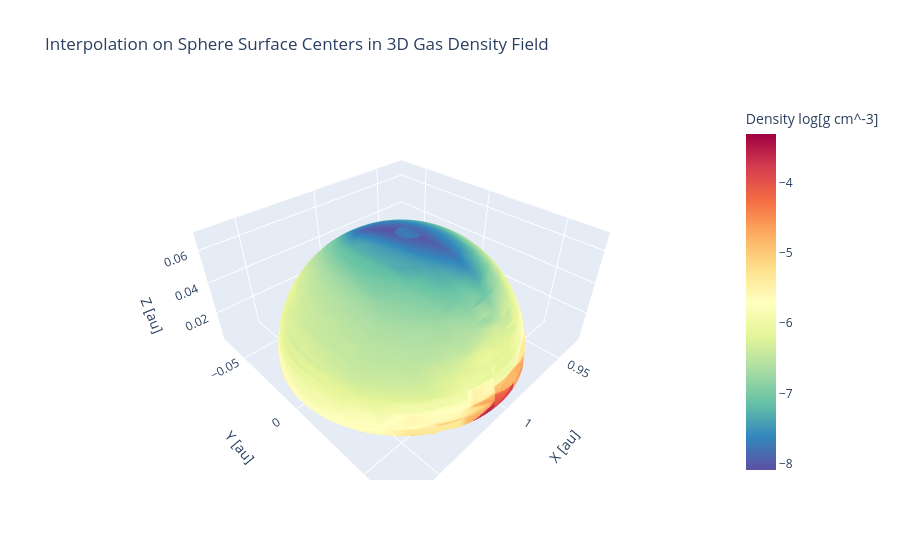

Source (notebook cell):
### Markdown cell above
Lets see the 3D Density field over the surface:

### Code cell
import plotly.graph_objects as go

fig = go.Figure(data=go.Scatter3d(
    x=xcs.flatten(),
    y=ycs.flatten(),
    z=zcs.flatten(),
    mode='markers',
    marker=dict(
        size=2,
        color=np.log(rho.flatten()),  # Color según la densidad interpolada
        colorscale='Spectral_r',
        opacity=1,
        colorbar=dict(title='Density log[g cm^-3]'),
    )
))

fig.update_layout(
    scene=dict(
        xaxis_title='X [au]',
        yaxis_title='Y [au]',
        zaxis_title='Z [au]',
        aspectmode='data'
    ),
    title='Interpolation on Sphere Surface Centers in 3D Gas Density Field',
)

fig.show()

### Figure 1 — Plotly figure (JSON) as saved in the notebook; plotly's stock layout.template omitted (floating-point values rounded to 4 significant figures; data arrays with more than 128 entries replaced by an {"elided": "..."} marker saying what was removed)
{"data": [{"marker": {"color": {"elided": "39148 float values"}, "colorbar": {"title": {"text": "Density log[g cm^-3]"}}, "colorscale": [[0, "rgb(94,79,162)"], [0.1, "rgb(50,136,189)"], [0.2, "rgb(102,194,165)"], [0.3, "rgb(171,221,164)"], [0.4, "rgb(230,245,152)"], [0.5, "rgb(255,255,191)"], [0.6, "rgb(254,224,139)"], [0.7, "rgb(253,174,97)"], [0.8, "rgb(244,109,67)"], [0.9, "rgb(213,62,79)"], [1, "rgb(158,1,66)"]], "opacity": 1, "size": 2}, "mode": "markers", "type": "scatter3d", "x": {"elided": "39148 float values"}, "y": {"elided": "39148 float values"}, "z": {"elided": "39148 float values"}}], "layout": {"scene": {"aspectmode": "data", "xaxis": {"title": {"text": "X [au]"}}, "yaxis": {"title": {"text": "Y [au]"}}, "zaxis": {"title": {"text": "Z [au]"}}}, "title": {"text": "Interpolation on Sphere Surface Centers in 3D Gas Density Field"}}}
